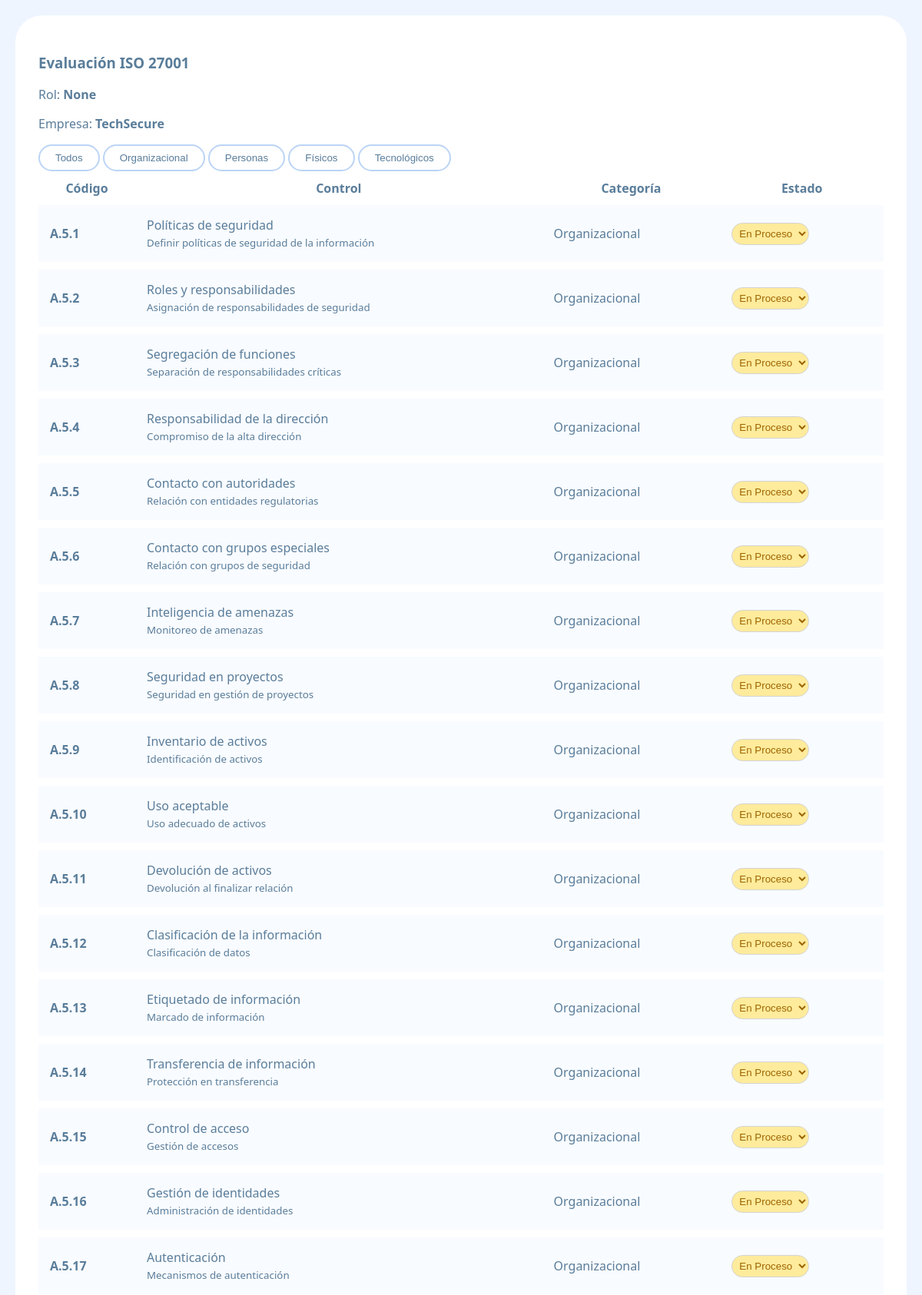
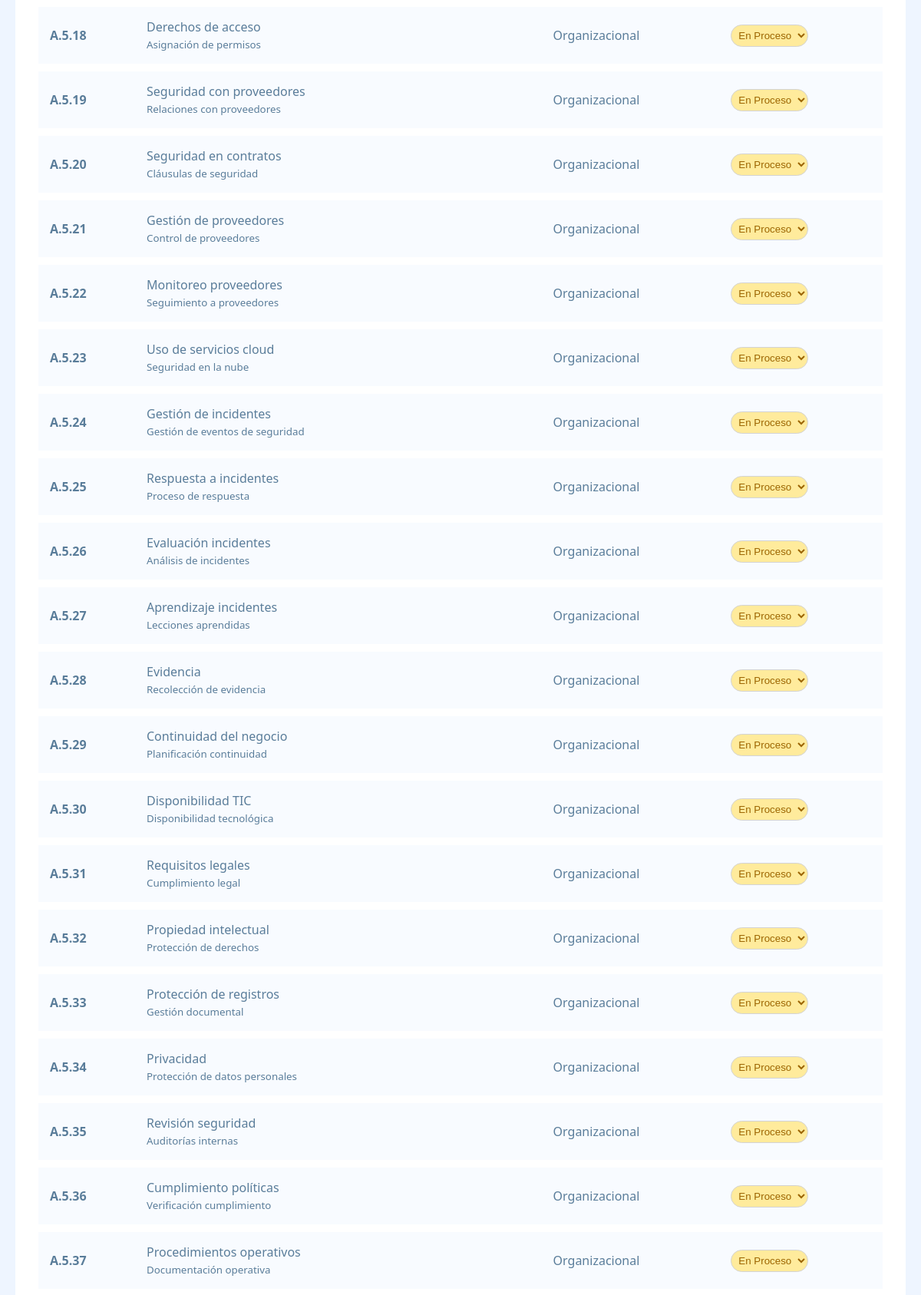
/controles/1/ (signed in, upper part), run on the app's committed database (2 pictures, top to bottom).
### auditoria/models.py (models this page shows, shortened)
class Empresa(models.Model):
    nombre = models.CharField(max_length=200)
    nit = models.CharField(max_length=50)
    categoria = models.CharField(max_length=100, blank=True)
    representante_legal = models.CharField(max_length=200, blank=True)
    fecha_registro = models.DateField(null=True, blank=True)

class Control(models.Model):
    codigo = models.CharField(max_length=10)  # Ej: A.5.1
    nombre = models.CharField(max_length=255)
    descripcion = models.TextField()
    categoria = models.CharField(max_length=50)

### auditoria/views.py (the view, shortened to what this page needs)
# urls.py: path('controles/<int:empresa_id>/', views.evaluacion, name='evaluacion'),
@login_required
def evaluacion(request, empresa_id):
    rol = request.session.get('rol')
    empresa = Empresa.objects.get(id=empresa_id)
    controles = Control.objects.all()
    return render(request, 'evaluacion.html', {
        'controles': controles,
        'rol': rol,
        'empresa': empresa
    })

### auditoria/templates/evaluacion.html (shortened to what this page needs)
<!DOCTYPE html>
<html lang="es">
<head>
</head>
<body>
    <div class="evaluacion-container">
        <h3 style="color: #5a7d9a">Evaluación ISO 27001</h3>
        <p style="color: #5a7d9a">Rol: <strong>{{ rol }}</strong></p>
        <p style="color: #5a7d9a">Empresa: <strong>{{ empresa.nombre }}</strong></p>
        <div>
            <button type="button" class="btn-filtro" onclick="filtrar('Todos')">Todos</button>
            <button type="button" class="btn-filtro" onclick="filtrar('Organizacional')">Organizacional</button>
            <button type="button" class="btn-filtro" onclick="filtrar('Personas')">Personas</button>
            <button type="button" class="btn-filtro" onclick="filtrar('Físicos')">Físicos</button>
            <button type="button" class="btn-filtro" onclick="filtrar('Tecnológicos')">Tecnológicos</button>
        </div>
        <form method="POST">
            <table>
                <thead>
                    <tr style="color: #5a7d9a;">
                        <th>Código</th>
                        <th>Control</th>
                        <th>Categoría</th>
                        <th>Estado</th>
                    </tr>
                </thead>
                <tbody>
                    {% for con in controles %}
                    <tr class="fila-control" data-cat="{{ con.categoria }}">
                        <td><strong>{{ con.codigo }}</strong></td>
                        <td>
                            {{ con.nombre }} <br>
                            <small>{{ con.descripcion }}</small>
                        </td>
                        <td>{{ con.categoria }}</td>
                        <td>
                            <select name="control_{{ con.id }}" class="status-select"
                                onchange="updateProgress(); colorearSelect(this)">
                                <option value="Proceso">En Proceso</option>
                            </select>
                        </td>
                    </tr>
                    {% endfor %}
                </tbody>
            </table>
        </form>
    </div>
</body>
</html>

### auditoria/templates/evaluacion.html (style rules this page uses)
:root { --bg-main: #eef5ff; --card-white: #ffffff; --soft-blue: #bcd4f5; --text-dark: #5a7d9a; --accent: #a3c4f3; }
body { background-color: var(--bg-main); font-family: 'Segoe UI', sans-serif; margin: 0; padding: 20px; }
.evaluacion-container { background: var(--card-white); border-radius: 35px; padding: 30px; max-width: 1100px; margin: auto; }
.btn-filtro { border: 2px solid var(--soft-blue); background: white; color: #5a7d9a; border-radius: 20px; padding: 8px 20px; cursor: pointer; }
table { width: 100%; border-spacing: 0 10px; }
.fila-control td { background-color: #f8fbff; color: #5a7d9a; padding: 15px; }
.status-select { padding: 5px; border-radius: 20px; color: #5a7d9a; background-color: #bcd4f5; border: 1px solid lightgray; }
.estado-proceso { background-color: #ffeb9c; color: #9c6500; }

### data on the page
Empresa: nombre "TechSecure"
Control: codigo "A.5.1", nombre "Políticas de seguridad", descripcion "Definir políticas de seguridad de la información", categoria "Organizacional", id "En Proceso"
Control: codigo "A.5.2", nombre "Roles y responsabilidades", descripcion "Asignación de responsabilidades de seguridad", categoria "Organizacional", id "En Proceso"
Control: codigo "A.5.3", nombre "Segregación de funciones", descripcion "Separación de responsabilidades críticas", categoria "Organizacional", id "En Proceso"
Control: codigo "A.5.4", nombre "Responsabilidad de la dirección", descripcion "Compromiso de la alta dirección", categoria "Organizacional", id "En Proceso"
Control: codigo "A.5.5", nombre "Contacto con autoridades", descripcion "Relación con entidades regulatorias", categoria "Organizacional", id "En Proceso"
Control: codigo "A.5.6", nombre "Contacto con grupos especiales", descripcion "Relación con grupos de seguridad", categoria "Organizacional", id "En Proceso"
Control: codigo "A.5.7", nombre "Inteligencia de amenazas", descripcion "Monitoreo de amenazas", categoria "Organizacional", id "En Proceso"
Control: codigo "A.5.8", nombre "Seguridad en proyectos", descripcion "Seguridad en gestión de proyectos", categoria "Organizacional", id "En Proceso"
Control: codigo "A.5.9", nombre "Inventario de activos", descripcion "Identificación de activos", categoria "Organizacional", id "En Proceso"
Control: codigo "A.5.10", nombre "Uso aceptable", descripcion "Uso adecuado de activos", categoria "Organizacional", id "En Proceso"
Control: codigo "A.5.11", nombre "Devolución de activos", descripcion "Devolución al finalizar relación", categoria "Organizacional", id "En Proceso"
Control: codigo "A.5.12", nombre "Clasificación de la información", descripcion "Clasificación de datos", categoria "Organizacional", id "En Proceso"
Control: codigo "A.5.13", nombre "Etiquetado de información", descripcion "Marcado de información", categoria "Organizacional", id "En Proceso"
Control: codigo "A.5.14", nombre "Transferencia de información", descripcion "Protección en transferencia", categoria "Organizacional", id "En Proceso"
Control: codigo "A.5.15", nombre "Control de acceso", descripcion "Gestión de accesos", categoria "Organizacional", id "En Proceso"
Control: codigo "A.5.16", nombre "Gestión de identidades", descripcion "Administración de identidades", categoria "Organizacional", id "En Proceso"
Control: codigo "A.5.17", nombre "Autenticación", descripcion "Mecanismos de autenticación", categoria "Organizacional", id "En Proceso"
Control: codigo "A.5.18", nombre "Derechos de acceso", descripcion "Asignación de permisos", categoria "Organizacional", id "En Proceso"
Control: codigo "A.5.19", nombre "Seguridad con proveedores", descripcion "Relaciones con proveedores", categoria "Organizacional", id "En Proceso"
Control: codigo "A.5.20", nombre "Seguridad en contratos", descripcion "Cláusulas de seguridad", categoria "Organizacional", id "En Proceso"
Control: codigo "A.5.21", nombre "Gestión de proveedores", descripcion "Control de proveedores", categoria "Organizacional", id "En Proceso"
Control: codigo "A.5.22", nombre "Monitoreo proveedores", descripcion "Seguimiento a proveedores", categoria "Organizacional", id "En Proceso"
Control: codigo "A.5.23", nombre "Uso de servicios cloud", descripcion "Seguridad en la nube", categoria "Organizacional", id "En Proceso"
Control: codigo "A.5.24", nombre "Gestión de incidentes", descripcion "Gestión de eventos de seguridad", categoria "Organizacional", id "En Proceso"
Control: codigo "A.5.25", nombre "Respuesta a incidentes", descripcion "Proceso de respuesta", categoria "Organizacional", id "En Proceso"
Control: codigo "A.5.26", nombre "Evaluación incidentes", descripcion "Análisis de incidentes", categoria "Organizacional", id "En Proceso"
Control: codigo "A.5.27", nombre "Aprendizaje incidentes", descripcion "Lecciones aprendidas", categoria "Organizacional", id "En Proceso"
Control: codigo "A.5.28", nombre "Evidencia", descripcion "Recolección de evidencia", categoria "Organizacional", id "En Proceso"
Control: codigo "A.5.29", nombre "Continuidad del negocio", descripcion "Planificación continuidad", categoria "Organizacional", id "En Proceso"
Control: codigo "A.5.30", nombre "Disponibilidad TIC", descripcion "Disponibilidad tecnológica", categoria "Organizacional", id "En Proceso"
Control: codigo "A.5.31", nombre "Requisitos legales", descripcion "Cumplimiento legal", categoria "Organizacional", id "En Proceso"
Control: codigo "A.5.32", nombre "Propiedad intelectual", descripcion "Protección de derechos", categoria "Organizacional", id "En Proceso"
Control: codigo "A.5.33", nombre "Protección de registros", descripcion "Gestión documental", categoria "Organizacional", id "En Proceso"
Control: codigo "A.5.34", nombre "Privacidad", descripcion "Protección de datos personales", categoria "Organizacional", id "En Proceso"
Control: codigo "A.5.35", nombre "Revisión seguridad", descripcion "Auditorías internas", categoria "Organizacional", id "En Proceso"
Control: codigo "A.5.36", nombre "Cumplimiento políticas", descripcion "Verificación cumplimiento", categoria "Organizacional", id "En Proceso"
Control: codigo "A.5.37", nombre "Procedimientos operativos", descripcion "Documentación operativa", categoria "Organizacional", id "En Proceso"

### other printed values
{{ rol }} "None"
